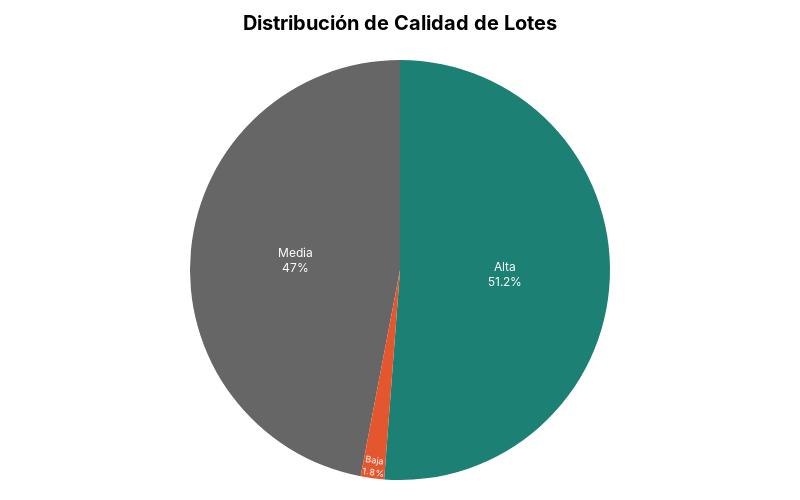

Notebook source saved alongside this figure:
### Code cell
# Preparar datos como espera la función
df_pie_prep = df["Calidad"].value_counts().reset_index()
df_pie_prep.columns = ["label", "slice_value"]
df_pie_prep["hover_html"] = df_pie_prep["label"] # Dummy hover
df_pie_prep["percent"] = df_pie_prep["slice_value"] / df_pie_prep["slice_value"].sum()

fig_pie = plot_pie(
    df_prepared=df_pie_prep,
    label_col="label",
    value_col="slice_value",
    title="Distribución de Calidad de Lotes"
)
fig_pie.show()
s3.save_plotly_html(fig_pie, "pie.html")

### Figure 1 — Plotly figure (JSON) as saved in the notebook; plotly's stock layout.template omitted (floating-point values rounded to 4 significant figures)
{"data": [{"hovertemplate": "%{hovertext}<br>Participación: %{percent}<extra></extra>", "hovertext": ["Alta", "Media", "Baja"], "labels": ["Alta", "Media", "Baja"], "marker": {"colors": ["#1C8074", "#666666", "#E4572E"]}, "sort": false, "textinfo": "label+percent", "textposition": "inside", "type": "pie", "values": [256, 235, 9]}], "layout": {"font": {"color": "black", "family": "Inter, Arial, sans-serif", "size": 12}, "height": 500, "margin": {"b": 20, "l": 20, "r": 20, "t": 60}, "paper_bgcolor": "rgba(0,0,0,0)", "plot_bgcolor": "rgba(0,0,0,0)", "showlegend": false, "title": {"font": {"color": "black", "size": 20}, "text": "<b>Distribución de Calidad de Lotes<b>", "x": 0.5, "xanchor": "center"}, "width": 800}}
